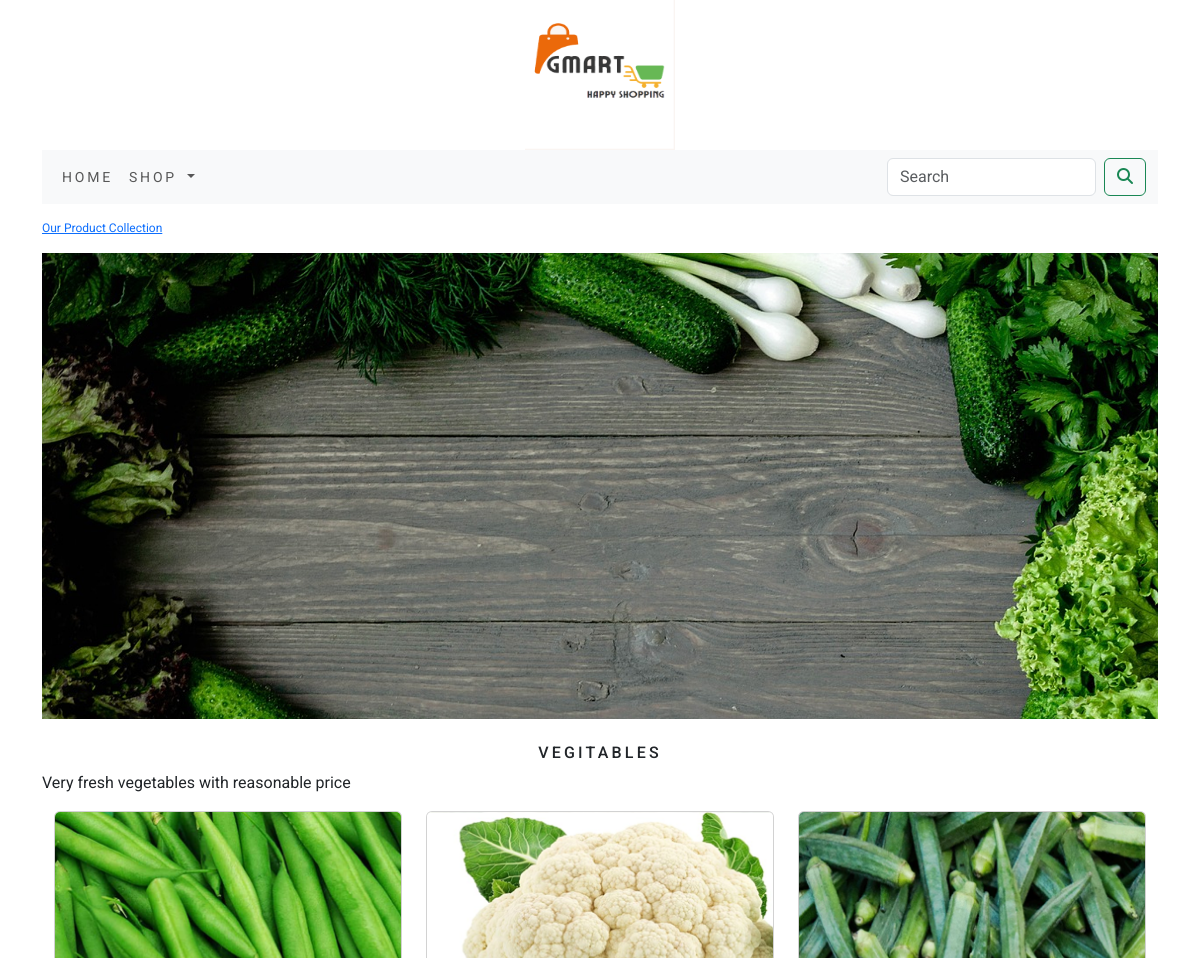
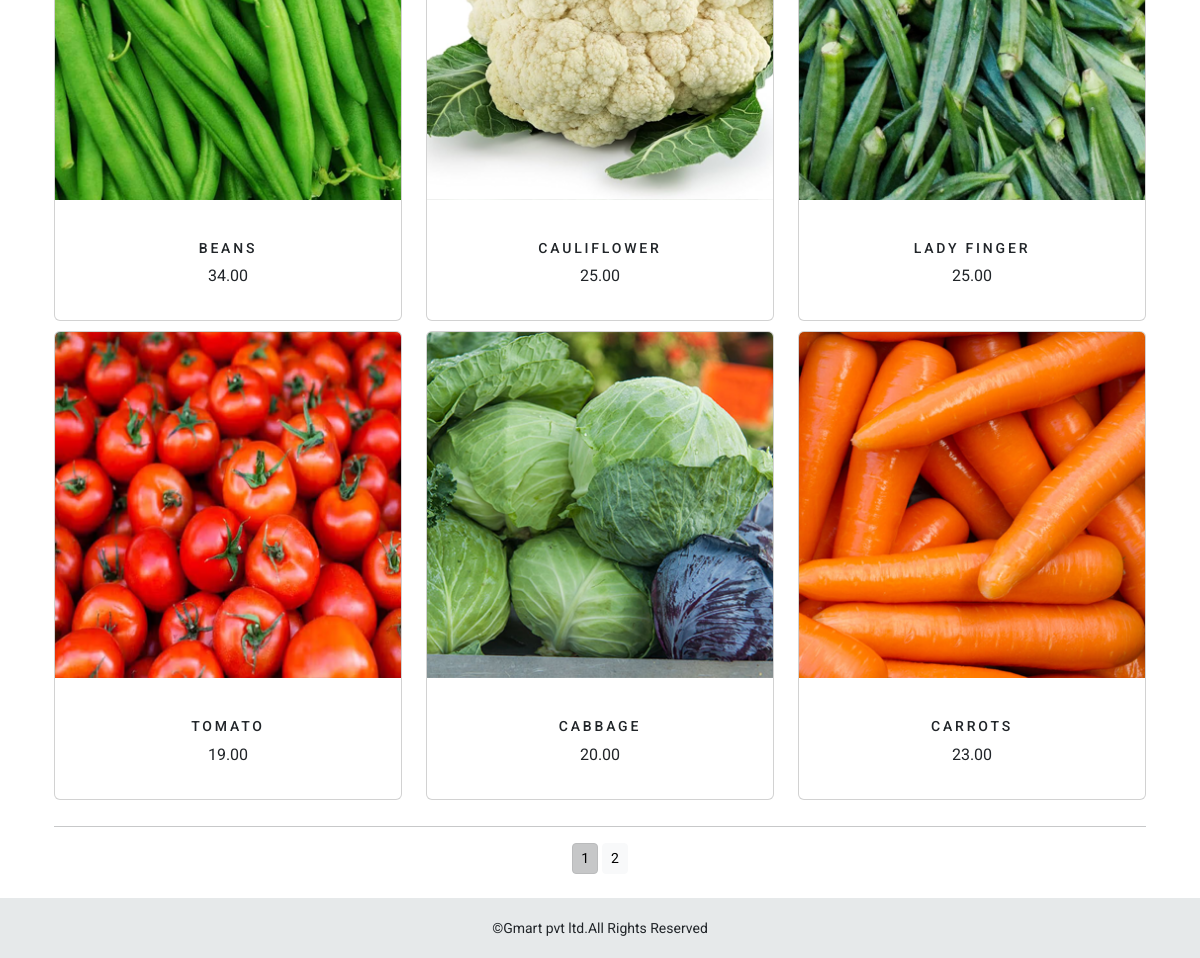
/shop/vegitables/, run on the app's committed database (2 pictures, top to bottom).
### shop/models.py (models this page shows, shortened)
class Category(models.Model):
    name = models.CharField(max_length=250, unique=True)
    slug = models.SlugField(max_length=250, unique=True)
    description = models.TextField(blank=True)
    image = models.ImageField(upload_to='category', blank=True)
    class Meta:
        ordering = ('name',)
        verbose_name = 'category'
        verbose_name_plural = 'categories'
    def get_url(self):
        return reverse('shop:product_by_category', args=[self.slug])

class Product(models.Model):
    name = models.CharField(max_length=250, unique=True)
    slug = models.SlugField(max_length=250, unique=True)
    description = models.TextField(blank=True)
    price = models.DecimalField(max_digits=10, decimal_places=2)
    category = models.ForeignKey(Category, on_delete=models.CASCADE)
    image = models.ImageField(upload_to='product', blank=True)
    stock = models.IntegerField()
    available = models.BooleanField(default=True)
    created = models.DateTimeField(auto_now_add=True)
    updated = models.DateTimeField(auto_now_add=True)
    class Meta:
        ordering = ('name',)
        verbose_name = 'product'
        verbose_name_plural = 'products'
    def get_url(self):
        return reverse('shop:prodCatdetail', args=[self.category.slug,self.slug])

### shop/views.py (the view)
# urls.py: path('',views.allProCat,name='allProCat'),
def allProCat(request, c_slug=None):
    c_page = None
    products_list = None
    if c_slug != None:
        c_page = get_object_or_404(Category, slug=c_slug)
        products_list = Product.objects.all().filter(category=c_page, available=True)
    else:
        products_list = Product.objects.all().filter(available=True)
    paginator = Paginator(products_list, 6)
    try:
        page = int(request.GET.get('page', 1))
    except:
        page = 1
    try:
        products = paginator.page(page)
    except (EmptyPage, InvalidPage):
        Products = paginator.page(paginator.num_pages)
    return render(request, "category.html", {'category': c_page, 'products': products})

### cart/context_processors.py (called while the page is built)
def counter(request):
    item_count = 0
    if 'admin' in request.path:
        return {}
    else:
        try:
            cart = Cart.objects.filter(cart_id=_cart_id(request))
            car_items = CartItem.objects.all().filter(cart=cart[:1])
            for cart_item in car_items:
                item_count += cart_item.quantity
        except Cart.DoesNotExist:
            item_count = 0
    return dict(item_count=item_count)

### cart/views.py (called while the page is built)
def _cart_id(request):
    cart = request.session.session_key
    if not cart:
        cart = request.session.create()
    return cart

### shop/context_processors.py (called while the page is built)
def menu_links(request):
    links = Category.objects.all()
    return dict(links=links)

### template/category.html (shortened to what this page needs)
{% extends 'base.html' %}
{%  load static  %}
{% block content %}
   {% if category %}
     <div>
         <div class="row my_row_class">
             <div class="mx_auto">
                  <p><a href="{% url 'shop:allProCat' %}">Our Product Collection</a> </p>
             </div>
         </div>
     </div>
   {% endif %}
<div class="mx_auto">
    {% if category %}
    <img  class="my_image"  src="{{category.image.url}}" alt="{{category.name}}">
</div>
<br>
<div>
    <h1 class="text-center my_title">{{category.name}}</h1>
    <p class="text-justify">{{category.description}}</p>
</div>
    {% endif %}
<div class="container">
    <div class="row mx_auto">
        {% for product in products.object_list %}
        <div class="my_bottom_margin col-9 col-sm-12 col-md-4 col-lg-4">
            <div class="card text-center" style="min-width:18rem;">
                <a href="{{product.get_url}}"><img class="card-img-top my_image" src="{{product.image.url}}" alt="{{product.name}}" width="300px" height="300px"></a><br>
                <div class="card-body">
                    <h4>{{product.name}}</h4>
                    <p>{{product.price}}</p>
                </div>
            </div>
        </div>
        {% endfor %}
    </div>
    <div class="mx-auto">
        {% if products.paginator.num_pages > 1 %}
        <hr>
        <div class="text-center">
            {% for pg in products.paginator.page_range %}
            <a href="?page={{pg}}" class="btn btn-light btn-sm {% if products.number == pg %} active {% endif %}">{{pg}}</a>
            {% endfor %}
        </div>
     {% endif %}
    </div>
    <br>
</div>
{% endblock %}

### static/css/custom.css (style rules this page uses)
body { font-family: 'Roboto', sans-serif; }
.my_row_class { padding-top:15px; }
.my_row_class .mx_auto { color:#000; font-size:12px; }
.my_image { width:100%; height:auto; }
.my_title { font-size:16px; text-transform:uppercase; letter-spacing:.2em }
.my_bottom_margin { margin-bottom:10px; }
.card-body h4 { font-size:14px; text-transform:uppercase; letter-spacing:.2em; }

### data on the page
Category: image (picture), name "VEGITABLES", description "Very fresh vegetables with reasonable price"
Product: image (picture), name "BEANS", price "34.00"
Product: image (picture), name "CAULIFLOWER", price "25.00"
Product: image (picture), name "LADY FINGER", price "25.00"
Product: image (picture), name "TOMATO", price "19.00"
Product: image (picture), name "CABBAGE", price "20.00"
Product: image (picture), name "CARROTS", price "23.00"

### other printed values
{{ pg }} "1" "2"
